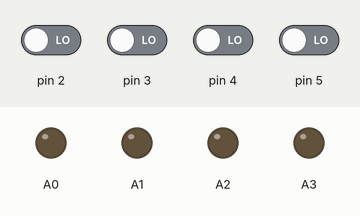
Recording of a sketch running on a simulated Arduino Uno, built with avr-gcc and run on an emulated ATmega328P. Parts: output pins drawn as LEDs (lit = HIGH). The inputs (shaded band) are chosen by the test bench; at power-on: pin 2–5 LOW. The audio player accepts every command and is not drawn.

Above: at 1.7 s.
1.8 s: pin 2 driven HIGH
At 2.2 s:
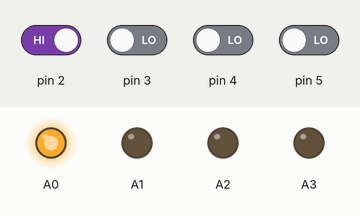
Timing chart, 0 to 4.8 s (numbered marks = the images above; inputs shaded):
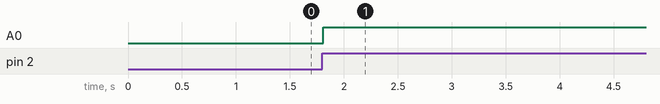

Measured:
- after the input at 1.8 s, A0: LOW → HIGH at once

The sketch:

Chicas_Media_Bluetooth_1.ino
```cpp
#include "Arduino.h"
#include "SoftwareSerial.h"
#include "DFRobotDFPlayerMini.h"
#include "SoftwareSerial.h"
SoftwareSerial paleta(9, 12); //Rx, Tx

//DFPLAYER
//Pin 1 conectado a 5V
//Pin 2 RX conectado a través de resistencia de 1K al pin digital 11 del Arduino
//Pin 3 TX conectado al pin digital 10 del Arduino
//Pin 6 conectado al parlante
//Pin 7 conectado a GND
//Pin 8 conectado al parlante

SoftwareSerial mySoftwareSerial(10, 11); //Crea instancia de comunicación serial por software
DFRobotDFPlayerMini myDFPlayer; //Crea instancia para reproductor MP3

void setup() {
  //configura pines digitales 2 al 5 como entradas (SENSORES TOUCH CAPACITIVOS):
  pinMode(2, INPUT);
  pinMode(3, INPUT);
  pinMode(4, INPUT);
  pinMode(5, INPUT);

  //configura pines digitales 6 al 8 como entradas (SENSORES INFRAR-ROJO):
  pinMode(6, INPUT);
  pinMode(7, INPUT);
  pinMode(8, INPUT);


  //Configura pines de salida para LEDs
  pinMode(A0, OUTPUT);
  pinMode(A1, OUTPUT);
  pinMode(A2, OUTPUT);
  pinMode(A3, OUTPUT);

  paleta.begin(9600);// put your setup code here, to run once:

  mySoftwareSerial.begin(9600);         //Inicia comunicación serial a 9600 Bytes/s
  myDFPlayer.begin(mySoftwareSerial);   //Usa mySoftwareSerial para comunicarse con el DFPlayer
  myDFPlayer.volume(28);                //Volumen entre 0-30-

  Serial.begin(9600);
}

void loop() {
  digitalWrite(13, HIGH);
  /*Serial.print(digitalRead(2));
  Serial.print(digitalRead(3));
  Serial.print(digitalRead(4));
  Serial.print(digitalRead(5));
  Serial.println("");*/
  delay(100);
  digitalWrite(13, LOW);

  if(digitalRead(2)==HIGH){
    digitalWrite(A0, HIGH);
    myDFPlayer.playMp3Folder(1);  //reproduce mp3 ubicado en SD:/MP3/0001.mp3 ...alerta
    delay(18000);                  //durante el tiempo determinado
    myDFPlayer.pause();
    paleta.println("Me duele algo");
    digitalWrite(A0, LOW);
  }

  if(digitalRead(3)==HIGH){
    digitalWrite(A1, HIGH);
    myDFPlayer.playMp3Folder(2);  //reproduce mp3 ubicado en SD:/MP3/0002.mp3 ...jugar
    delay(17000);                  //durante el tiempo determinado
    myDFPlayer.pause();
    paleta.println("quiero jugar");
    digitalWrite(A1, LOW);
  }

  if(digitalRead(4)==HIGH){
    digitalWrite(A2, HIGH);
    myDFPlayer.playMp3Folder(3);  //reproduce mp3 ubicado en SD:/MP3/0003.mp3 ...Comer
    delay(20000);                  //durante el tiempo determinado
    myDFPlayer.pause();
    paleta.println("quiero comer");
    digitalWrite(A2, LOW);
  }

  if(digitalRead(5)==HIGH){
    digitalWrite(A3, HIGH);
    myDFPlayer.playMp3Folder(4);  //reproduce mp3 ubicado en SD:/MP3/0004.mp3 ...baño
    delay(11000);                  //durante el tiempo determinado
    myDFPlayer.pause();
    paleta.println("quiero ir al baño");
    digitalWrite(A3, LOW);
  }
}
```
